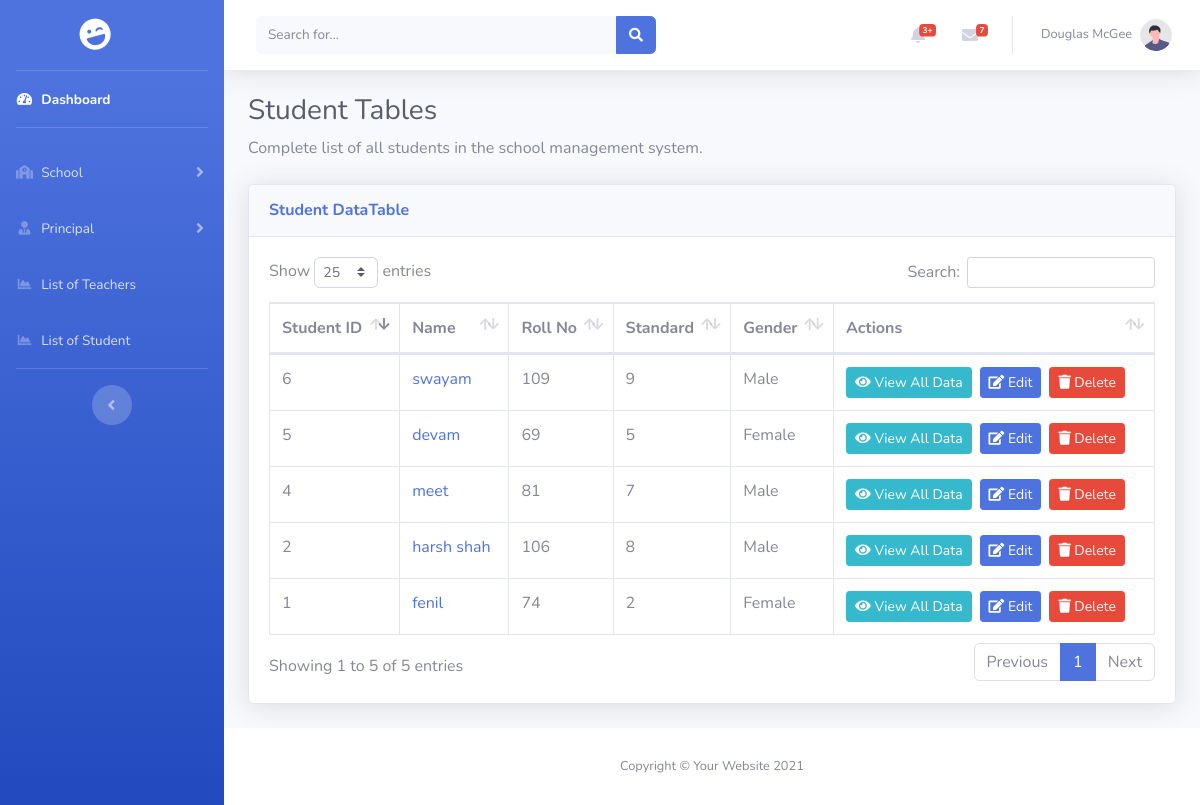
The page /extra/student_tables.php (signed in) on the database as committed earlier.
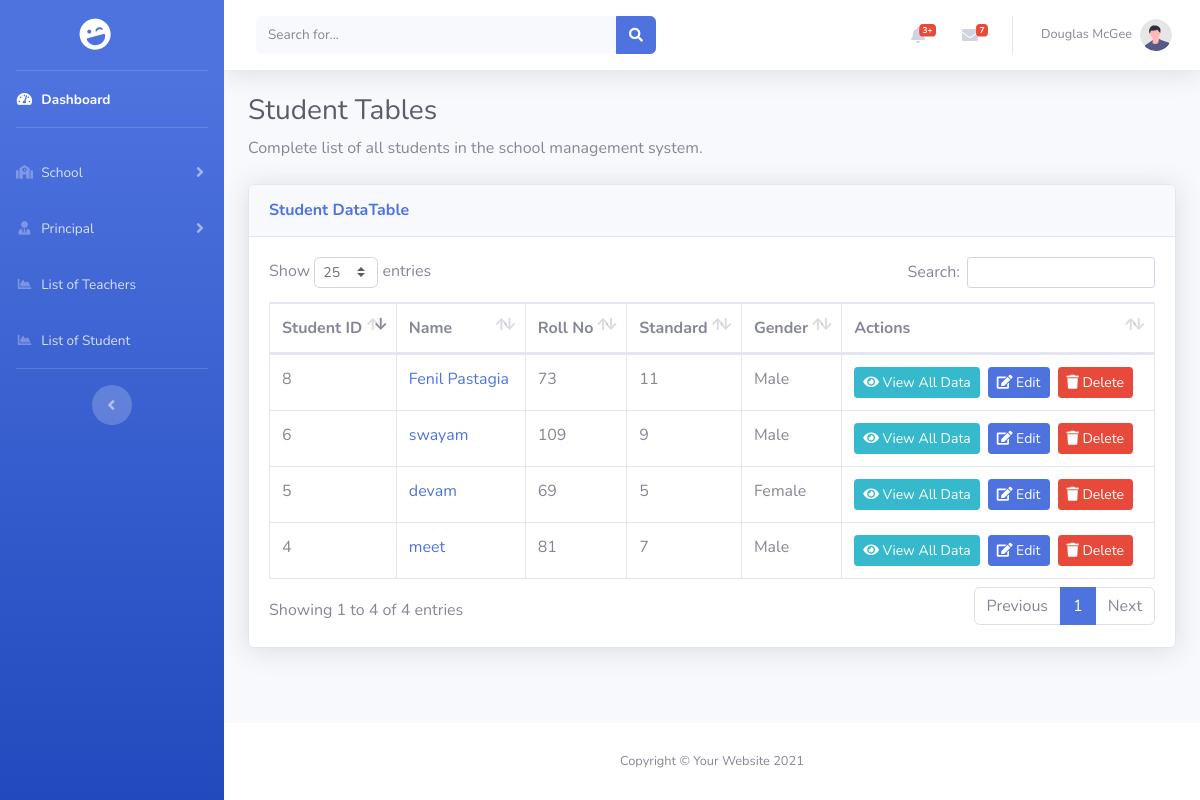
The same page on the database as committed later.
### tables this page shows
CREATE TABLE `student` (
  `id` int(11) NOT NULL,
  `student_image` varchar(255) DEFAULT NULL,
  `student_name` varchar(50) DEFAULT NULL,
  `rollno` varchar(10) DEFAULT NULL,
  `std` varchar(4) DEFAULT NULL,
  `email` varchar(50) NOT NULL,
  `password` varchar(255) NOT NULL,
  `academic_year` varchar(9) DEFAULT NULL,
  `school_id` int(11) DEFAULT NULL,
  `dob` date DEFAULT NULL,
  `gender` enum('male','female','others') DEFAULT NULL,
  `blood_group` enum('a+','a-','b+','b-','ab+','ab-','o+','o-') DEFAULT NULL,
  `address` text DEFAULT NULL,
  `father_name` varchar(50) DEFAULT NULL,
  `father_phone` varchar(10) DEFAULT NULL,
  `mother_name` varchar(50) DEFAULT NULL,
  `mother_phone` varchar(10) DEFAULT NULL
);

### extra/student_tables.php (the view, shortened to what this page needs)
<?php
include_once "../includes/connect.php";
$query = "SELECT s.id, s.student_name, s.rollno, s.std, s.email, s.academic_year,
                 s.dob, s.gender, s.blood_group, s.address, s.father_name, s.father_phone,
                 s.mother_name, s.mother_phone, sc.school_name
          FROM student s
          LEFT JOIN school sc ON s.school_id = sc.id
          ORDER BY s.id DESC";
$result = mysqli_query($conn, $query);
?>
<!DOCTYPE html>
<html lang="en">
<head>
    <link href="../assets/vendor/fontawesome-free/css/all.min.css" rel="stylesheet" type="text/css">
    <link href="../assets/css/sb-admin-2.min.css" rel="stylesheet">
    <link href="../assets/vendor/datatables/dataTables.bootstrap4.min.css" rel="stylesheet">
</head>
<body id="page-top">
    <div id="wrapper">
        <?php include_once '../includes/sidebar/BMC_sidebar.php'; ?>
        <div id="content-wrapper" class="d-flex flex-column">
            <div id="content">
                <?php include_once '../includes/header/BMC_header.php'; ?>
                <div class="container-fluid">
                    <h1 class="h3 mb-2 text-gray-800">Student Tables</h1>
                    <p class="mb-4">Complete list of all students in the school management system.
                    </p>
                    <div class="card shadow mb-4">
                        <div class="card-header py-3">
                            <h6 class="m-0 font-weight-bold text-primary">Student DataTable</h6>
                        </div>
                        <div class="card-body">
                            <div class="table-responsive">
                                <table class="table table-bordered" id="dataTable" width="100%" cellspacing="0">
                                    <thead>
                                        <tr>
                                            <th>Student ID</th>
                                            <th>Name</th>
                                            <th>Roll No</th>
                                            <th>Standard</th>
                                            <th>Gender</th>
                                            <th>Actions</th>
                                        </tr>
                                    </thead>
                                    <tbody>
                                        <?php
                                        if ($result && mysqli_num_rows($result) > 0) {
                                            while ($row = mysqli_fetch_assoc($result)) {
                                                echo "<tr>";
                                                echo "<td>" . htmlspecialchars($row['id']) . "</td>";
                                                echo "<td>";
                                                echo "<a href='../pages/student/view.php?id=" . $row['id'] . "' class='text-decoration-none'>";
                                                echo htmlspecialchars($row['student_name'] ?? 'N/A');
                                                echo "</a>";
                                                echo "</td>";
                                                echo "<td>" . htmlspecialchars($row['rollno'] ?? 'N/A') . "</td>";
                                                echo "<td>" . htmlspecialchars($row['std'] ?? 'N/A') . "</td>";
                                                echo "<td>" . htmlspecialchars(ucfirst($row['gender'] ?? 'N/A')) . "</td>";
                                                echo "<td>";
                                                echo "<a href='../pages/student/view.php?id=" . $row['id'] . "' class='btn btn-info btn-sm mr-2'>";
                                                echo "<i class='fas fa-eye'></i> View All Data";
                                                echo "</a>";
                                                echo "<a href='../pages/student/edit.php?id=" . $row['id'] . "' class='btn btn-primary btn-sm mr-2'>";
                                                echo "<i class='fas fa-edit'></i> Edit";
                                                echo "</a>";
                                                echo "<button class='btn btn-danger btn-sm' onclick='confirmDelete(" . $row['id'] . ")'>";
                                                echo "<i class='fas fa-trash'></i> Delete";
                                                echo "</button>";
                                                echo "</td>";
                                                echo "</tr>";
                                            }
                                        } else {
                                            echo "<tr><td colspan='6' class='text-center'>No students found</td></tr>";
                                        }
                                        ?>
                                    </tbody>
                                </table>
                            </div>
                        </div>
                    </div>
                </div>
            </div>
            <?php include_once '../includes/footer/BMC_footer.php'; ?>
        </div>
    </div>
</body>
</html>

### includes/sidebar/BMC_sidebar.php (shortened to what this page needs)
<ul class="navbar-nav bg-gradient-primary sidebar sidebar-dark accordion" id="accordionSidebar">
    <a class="sidebar-brand d-flex align-items-center justify-content-center" href="/BMC-SMS/dashboard.php">
        <div class="sidebar-brand-icon rotate-n-15">
            <i class="fas fa-laugh-wink"></i>
        </div>
    </a>
    <hr class="sidebar-divider my-0">
    <li class="nav-item active">
        <a class="nav-link" href="/BMC-SMS/dashboard.php">
            <i class="fas fa-fw fa-tachometer-alt"></i>
            <span>Dashboard</span></a>
    </li>
    <hr class="sidebar-divider">
    <li class="nav-item">
        <a class="nav-link collapsed" href="#" data-toggle="collapse" data-target="#collapseSchool" aria-expanded="true"
            aria-controls="collapseSchool">
            <i class="fas fa-fw fa-school"></i>
            <span>School</span>
        </a>
    </li>
    <li class="nav-item">
        <a class="nav-link collapsed" href="#" data-toggle="collapse" data-target="#collapsePrincipal"
            aria-expanded="true" aria-controls="collapsePrincipal">
            <i class="fas fa-fw fa-user-tie"></i>
            <span>Principal</span>
        </a>
    </li>
    <li class="nav-item">
        <a class="nav-link" href="/BMC-SMS/pages/teacher/teacher_list.php">
            <i class=" fas fa-fw fa-chart-area"></i>
            <span>List of Teachers</span></a>
    </li>
    <li class="nav-item">
        <a class="nav-link" href="/BMC-SMS/pages/student/student_list.php">
            <i class="fas fa-fw fa-chart-area"></i>
            <span>List of Student</span></a>
    </li>
    <hr class="sidebar-divider d-none d-md-block">
    <div class="text-center d-none d-md-inline">
        <button class="rounded-circle border-0" id="sidebarToggle"></button>
    </div>
</ul>

### includes/header/BMC_header.php (shortened to what this page needs)
<nav class="navbar navbar-expand navbar-light bg-white topbar mb-4 static-top shadow">
    <form class="d-none d-sm-inline-block form-inline mr-auto ml-md-3 my-2 my-md-0 mw-100 navbar-search">
        <div class="input-group">
            <input type="text" class="form-control bg-light border-0 small" placeholder="Search for..."
                aria-label="Search" aria-describedby="basic-addon2">
            <div class="input-group-append">
                <button class="btn btn-primary" type="button">
                    <i class="fas fa-search fa-sm"></i>
                </button>
            </div>
        </div>
    </form>
    <ul class="navbar-nav ml-auto">
        <li class="nav-item dropdown no-arrow mx-1">
            <a class="nav-link dropdown-toggle" href="#" id="alertsDropdown" role="button" data-toggle="dropdown"
                aria-haspopup="true" aria-expanded="false">
                <i class="fas fa-bell fa-fw"></i>
                <span class="badge badge-danger badge-counter">3+</span>
            </a>
        </li>
        <li class="nav-item dropdown no-arrow mx-1">
            <a class="nav-link dropdown-toggle" href="#" id="messagesDropdown" role="button" data-toggle="dropdown"
                aria-haspopup="true" aria-expanded="false">
                <i class="fas fa-envelope fa-fw"></i>
                <span class="badge badge-danger badge-counter">7</span>
            </a>
        </li>
        <li class="nav-item dropdown no-arrow">
            <a class="nav-link dropdown-toggle" href="#" id="userDropdown" role="button" data-toggle="dropdown"
                aria-haspopup="true" aria-expanded="false">
                <span class="mr-2 d-none d-lg-inline text-gray-600 small">Douglas McGee</span>
                <img class="img-profile rounded-circle" src="img/undraw_profile.svg">
            </a>
        </li>
    </ul>
</nav>

### includes/footer/BMC_footer.php
<footer class="sticky-footer bg-white">
    <div class="container my-auto">
        <div class="copyright text-center my-auto">
            <span>Copyright &copy; Your Website 2021</span>
        </div>
    </div>
</footer>

Rows that differ between the two databases and show on the page:
removed student: id "2", student_name "harsh shah", rollno "106", std "8", gender "Male"
removed student: id "1", student_name "fenil", rollno "74", std "2", gender "Female"
added student: id "8", student_name "Fenil Pastagia", rollno "73", std "11", gender "Male"
Other text that changed with them:
text written by a page script: "Show entries Search: Showing 1 to 5 of 5 entries Previous 1 Next" → "Show entries Search: Showing 1 to 4 of 4 entries Previous 1 Next"
